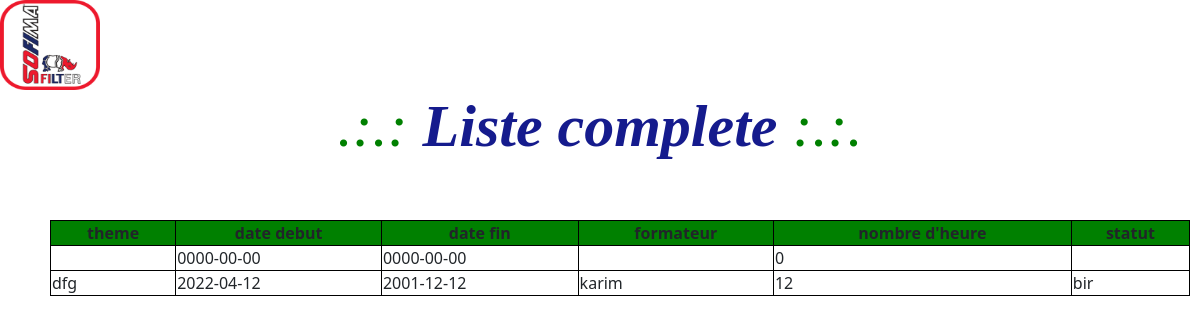
The app's page /affiche_normal1.php with its own data.
### tables this page shows
CREATE TABLE `formations` (
  `id` int(11) NOT NULL,
  `theme` varchar(30) NOT NULL,
  `date_debut` date NOT NULL,
  `date_fin` date NOT NULL,
  `formateur` varchar(30) NOT NULL,
  `statut` varchar(30) NOT NULL,
  `nb_heure` int(11) NOT NULL
);

### affiche_normal1.php (the view, shortened to what this page needs)
<html>
    <head>
    <link href="https://cdn.jsdelivr.net/npm/bootstrap@5.0.2/dist/css/bootstrap.min.css" rel="stylesheet">
    </head>
    <body>
        <a href="ParcInfo.php"><img src="logoo.png"/></a>
        <h1><i>.:.:</i> Liste complete <i>:.:.</i></h1>
        <table>
            <tr>
            <th>theme</th>
            <th>date debut</th>
            <th>date fin</th>
            <th>formateur</th>
            <th>nombre d'heure</th>
            <th>statut</th>
            </tr>
            <?php
            include_once 'DataBase.php';
            $result = mysqli_query($conn,"SELECT theme,date_debut,date_fin,formateur,nb_heure,statut
            from formations
          ");
            while($row = mysqli_fetch_array($result)) {
            echo    "<tr><td>".$row['theme']."</td><td>".$row['date_debut']."</td><td>".$row['date_fin']."</td><td>".$row['formateur']."</td><td>".$row['nb_heure']."</td><td>".$row['statut']."</td></tr>";
                        }
            ?>
        </table>
    </body>
</html>

### affiche_normal1.php (style rules this page uses)
h1 { text-align: center; font-style:italic; font-family:Freestyle Script; font-size:60px; font-weight:bold; color:rgb(21,27,141 ); }
table { border:1px solid black; width:95%; transform:translate(50px,50px); }
th { background-color: green; border:1px solid black; text-align:center; }
td { border:1px solid black; }
img { width:100px;height:90px; }
i { color:green; font-weight:normal; }

### records on screen
formations: date_debut "0000-00-00", date_fin "0000-00-00", nb_heure "0"
formations: theme "dfg", date_debut "2022-04-12", date_fin "2001-12-12", formateur "karim", nb_heure "12", statut "bir"
